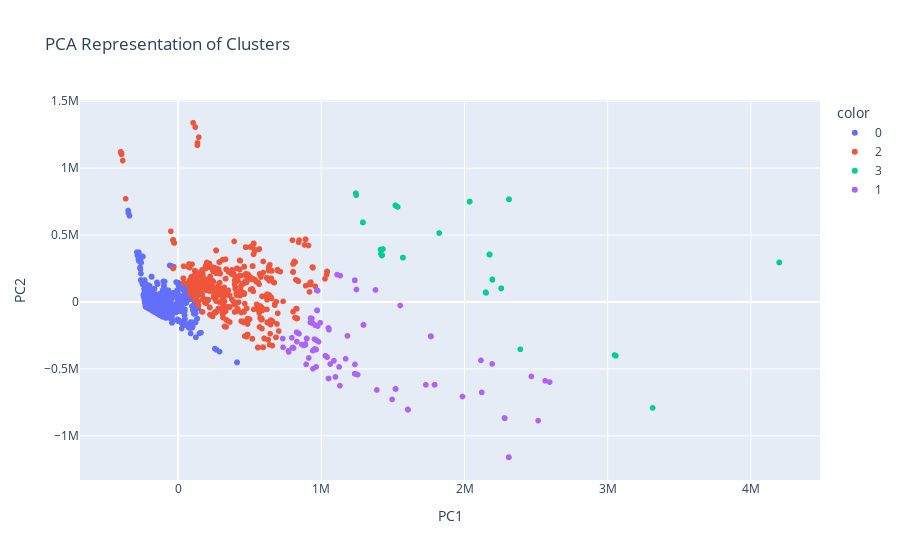

The code cell stored with this chart in its notebook:
### Markdown cell above
Let's use plotly express to create a scatter plot of X_pca using seaborn. Be sure to color the data points using the labels generated by your final_model

### Code cell
# Create scatter plot of `PC2` vs `PC1`
fig = px.scatter(
    data_frame=X_pca,
    x="PC1",
    y="PC2",
    color=labels.astype(str),
    title="PCA Representation of Clusters"
)
fig.update_layout(xaxis_title="PC1", yaxis_title="PC2")
fig.show()
plt.savefig("images7.png", dpi=150)
